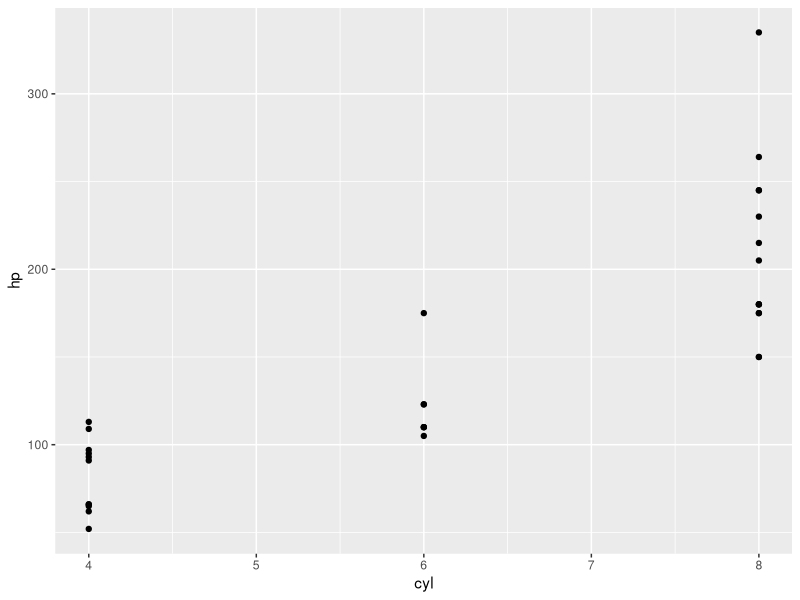

Reproduce this figure in R.
library(tidyverse)

our_data <- mtcars


our_data %>% 
  ggplot(
    aes(
      x = cyl,
      y = hp
    )
  ) +
  geom_point()